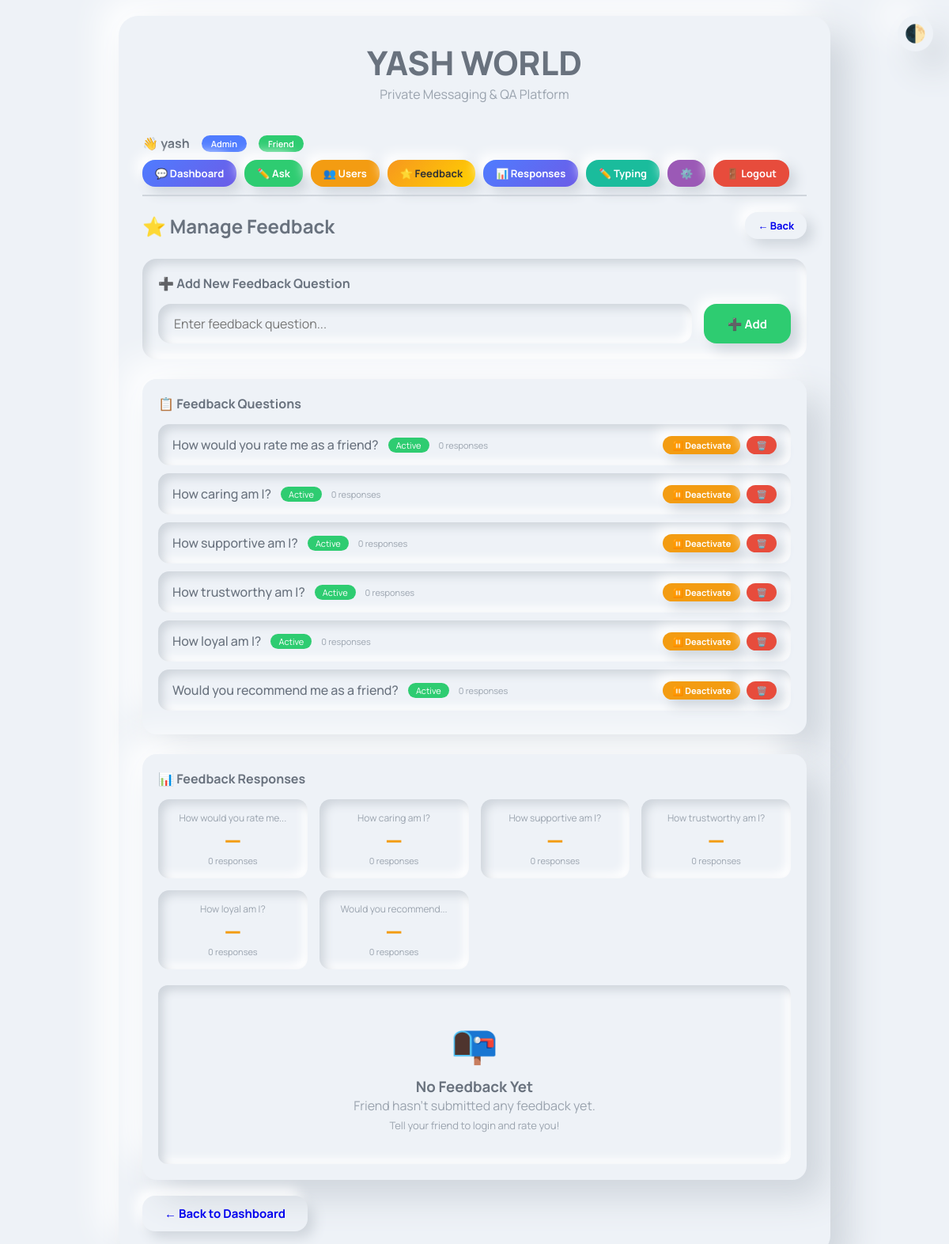
/admin/feedback (signed in), run on the app's committed database.
### app.py (models this page shows, shortened)
class SiteSettings(db.Model):
    id = db.Column(db.Integer, primary_key=True)
    site_title = db.Column(db.String(200), default='YASH WORLD')
    site_tagline = db.Column(db.String(200), default='Private Messaging Platform')
    welcome_message = db.Column(db.Text)
    created_at = db.Column(db.DateTime, default=datetime.utcnow)

class User(UserMixin, db.Model):
    id = db.Column(db.Integer, primary_key=True)
    username = db.Column(db.String(80), unique=True, nullable=False)
    password_hash = db.Column(db.String(200), nullable=False)
    is_admin = db.Column(db.Boolean, default=False)
    is_friend = db.Column(db.Boolean, default=False)
    created_at = db.Column(db.DateTime, default=datetime.utcnow)
    last_login = db.Column(db.DateTime)
    questions = db.relationship('Question', backref='asker', lazy=True)
    replies = db.relationship('Reply', backref='replier', lazy=True)

class FeedbackQuestion(db.Model):
    id = db.Column(db.Integer, primary_key=True)
    question = db.Column(db.String(500), nullable=False)
    is_active = db.Column(db.Boolean, default=True)
    created_at = db.Column(db.DateTime, default=datetime.utcnow)

### app.py (the view)
@app.route('/admin/feedback', methods=['GET'])
@login_required
@admin_required
def admin_feedback():
    questions = FeedbackQuestion.query.order_by(FeedbackQuestion.created_at.desc()).all()
    responses = FeedbackResponse.query.order_by(FeedbackResponse.created_at.desc()).all()
    return render_template('admin_feedback.html',
        questions=questions,
        responses=responses
    )

### app.py (called while the page is built)
@login_manager.user_loader
def load_user(user_id):
    return User.query.get(int(user_id))

def admin_required(f):
    @wraps(f)
    def decorated_function(*args, **kwargs):
        if not current_user.is_authenticated or not current_user.is_admin:
            flash('You need admin access for this page.', 'danger')
            return redirect(url_for('dashboard'))
        return f(*args, **kwargs)
    return decorated_function

@app.context_processor
def utility_processor():
    def get_site_settings():
        settings = SiteSettings.query.first()
        if not settings:
            settings = SiteSettings()
            db.session.add(settings)
            db.session.commit()
        return settings
    return dict(get_site_settings=get_site_settings)

### templates/admin_feedback.html (shortened to what this page needs)
{% extends "base.html" %}
{% block content %}
<div style="display: flex; justify-content: space-between; align-items: center; flex-wrap: wrap; gap: 15px; margin-bottom: 25px;">
    <h2 style="color: var(--text-secondary);">⭐ Manage Feedback</h2>
    <a href="{{ url_for('dashboard') }}" class="btn btn-secondary btn-sm">← Back</a>
</div>
<div style="padding: 20px; border-radius: 18px; background: var(--bg-primary); box-shadow: var(--inset-shadow); margin-bottom: 25px;">
    <h4 style="color: var(--text-secondary); margin-bottom: 15px;">➕ Add New Feedback Question</h4>
    <form method="post" action="{{ url_for('add_feedback_question') }}" style="display: flex; gap: 15px; flex-wrap: wrap;">
        <input type="text" name="question" required placeholder="Enter feedback question..."
               style="flex: 1; min-width: 250px; padding: 14px 20px; border: none; border-radius: 16px; background: var(--bg-primary); box-shadow: var(--inset-shadow); font-size: 16px; color: var(--text-primary); outline: none; font-family: var(--font-family);">
        <button type="submit" class="btn btn-success" style="padding: 14px 30px;">➕ Add</button>
    </form>
</div>
<div style="padding: 20px; border-radius: 18px; background: var(--bg-primary); box-shadow: var(--card-shadow); margin-bottom: 25px;">
    <h4 style="color: var(--text-secondary); margin-bottom: 15px;">📋 Feedback Questions</h4>
    {% if questions %}
        {% for q in questions %}
        <div style="padding: 14px 18px; border-radius: 14px; background: var(--bg-primary); box-shadow: var(--inset-shadow); margin-bottom: 10px; display: flex; justify-content: space-between; align-items: center; flex-wrap: wrap; gap: 10px;">
            <div style="display: flex; align-items: center; gap: 12px; flex-wrap: wrap;">
                <span style="font-weight: 500; color: var(--text-secondary);">{{ q.question }}</span>
                <span style="font-size: 11px; padding: 2px 10px; border-radius: 12px; {% if q.is_active %}background: var(--accent-green); color: white;{% else %}background: var(--accent-red); color: white;{% endif %}">
                    {{ 'Active' if q.is_active else 'Inactive' }}
                </span>
                <span style="color: var(--text-muted); font-size: 11px;">{{ q.responses|length }} responses</span>
            </div>
            <div style="display: flex; gap: 8px; flex-wrap: wrap;">
                <form method="post" action="{{ url_for('toggle_feedback_question', q_id=q.id) }}" style="display: inline;">
                    <button type="submit" class="btn btn-sm {% if q.is_active %}btn-warning{% else %}btn-success{% endif %}" style="padding: 4px 12px; font-size: 11px;">
                        {% if q.is_active %}⏸️ Deactivate{% else %}▶️ Activate{% endif %}
                    </button>
                </form>
                <form method="post" action="{{ url_for('delete_feedback_question', q_id=q.id) }}" style="display: inline;" onsubmit="return confirm('Delete this feedback question?');">
                    <button type="submit" class="btn btn-danger btn-sm" style="padding: 4px 12px; font-size: 11px;">🗑️</button>
                </form>
            </div>
        </div>
        {% endfor %}
    {% else %}
        <p style="color: var(--text-muted); text-align: center; padding: 20px;">No feedback questions added yet.</p>
    {% endif %}
</div>
<div style="padding: 20px; border-radius: 18px; background: var(--bg-primary); box-shadow: var(--card-shadow);">
    <h4 style="color: var(--text-secondary); margin-bottom: 15px;">📊 Feedback Responses</h4>
    <div style="display: grid; grid-template-columns: repeat(auto-fit, minmax(150px, 1fr)); gap: 15px; margin-bottom: 20px;">
        {% for q in questions %}
        <div style="padding: 15px; border-radius: 14px; background: var(--bg-primary); box-shadow: var(--inset-shadow); text-align: center;">
            <div style="font-size: 12px; color: var(--text-muted);">{{ q.question|truncate(25) }}</div>
            <div style="font-size: 28px; font-weight: 800; color: var(--accent-yellow);">
                {% set total = q.responses|sum(attribute='rating') %}
                {% set count = q.responses|length %}
                {% if count > 0 %}{{ "%.1f"|format(total / count) }}{% else %}—{% endif %}
            </div>
            <div style="font-size: 11px; color: var(--text-muted);">{{ count }} responses</div>
        </div>
        {% endfor %}
    </div>
    {% if responses %}
        {% for response in responses %}
        <div style="padding: 14px 18px; border-radius: 14px; background: var(--bg-primary); box-shadow: var(--inset-shadow); margin-bottom: 12px;">
            <div style="display: flex; justify-content: space-between; align-items: start; flex-wrap: wrap; gap: 10px;">
                <div>
                    <strong style="color: var(--accent-blue);">{{ response.user.username }}</strong>
                    <span style="color: var(--text-muted); font-size: 12px; margin-left: 10px;">{{ response.created_at.strftime('%d %b %Y, %H:%M') }}</span>
                </div>
                <div style="font-size: 20px; color: var(--accent-yellow);">
                    {% for i in range(response.rating) %}⭐{% endfor %}
                </div>
            </div>
            <div style="color: var(--text-secondary); margin-top: 5px; font-size: 14px;">
                <strong>Q:</strong> {{ response.question.question }}
            </div>
            {% if response.comment %}
            <div style="margin-top: 8px; padding: 10px 14px; background: var(--bg-primary); box-shadow: var(--inset-shadow); border-radius: 10px; color: var(--text-secondary); font-style: italic;">
                💬 "{{ response.comment }}"
            </div>
            {% endif %}
        </div>
        {% endfor %}
    {% else %}
        <div style="text-align: center; padding: 40px; background: var(--bg-primary); box-shadow: var(--inset-shadow); border-radius: 12px;">
            <div style="font-size: 48px;">📭</div>
            <h3 style="color: var(--text-secondary); margin-top: 10px;">No Feedback Yet</h3>
            <p style="color: var(--text-muted);">Friend hasn't submitted any feedback yet.</p>
            <p style="color: var(--text-muted); font-size: 13px; margin-top: 5px;">Tell your friend to login and rate you!</p>
        </div>
    {% endif %}
</div>
<div style="margin-top: 20px;">
    <a href="{{ url_for('dashboard') }}" class="btn btn-secondary">← Back to Dashboard</a>
</div>
{% endblock %}

### templates/base.html (shortened to what this page needs)
<!DOCTYPE html>
<html lang="en">
<head>
</head>
<body>
<button class="dark-mode-toggle" onclick="toggleDarkMode()">🌓</button>
<div class="container">
    <div class="card">
        <div class="header">
            <h1>{% block header_title %}{{ get_site_settings().site_title if get_site_settings() else 'YASH WORLD' }}{% endblock %}</h1>
            <p>{% block header_tagline %}{{ get_site_settings().site_tagline if get_site_settings() else 'Private Messaging Platform' }}{% endblock %}</p>
        </div>
        {% if current_user.is_authenticated %}
        <div class="user-nav">
            <div class="user-info">
                <span>👋 <strong>{{ current_user.username }}</strong></span>
                {% if current_user.is_admin %}<span class="badge badge-admin">Admin</span>{% endif %}
                {% if current_user.is_friend %}<span class="badge badge-friend">Friend</span>{% endif %}
            </div>
            <div style="display: flex; gap: 10px; flex-wrap: wrap;">
                <a href="{{ url_for('dashboard') }}" class="btn btn-primary btn-sm">💬 Dashboard</a>
                {% if current_user.is_admin %}
                <a href="{{ url_for('ask_question') }}" class="btn btn-success btn-sm">✏️ Ask</a>
                <a href="{{ url_for('admin_users') }}" class="btn btn-warning btn-sm">👥 Users</a>
                <a href="{{ url_for('admin_feedback') }}" class="btn btn-gold btn-sm">⭐ Feedback</a>
                <a href="{{ url_for('admin_responses') }}" class="btn btn-primary btn-sm">📊 Responses</a>
                <a href="{{ url_for('admin_typing_text') }}" class="btn btn-sm" style="background: var(--accent-teal); color: white;">✏️ Typing</a>
                <a href="{{ url_for('admin_settings') }}" class="btn btn-sm" style="background: var(--accent-purple); color: white;">⚙️</a>
                {% else %}
                <button onclick="toggleFeedback()" class="btn btn-gold btn-sm">⭐ Rate Me</button>
                {% endif %}
                <a href="{{ url_for('logout') }}" class="btn btn-danger btn-sm">🚪 Logout</a>
            </div>
        </div>
        {% endif %}
        {% block content %}{% endblock %}
    </div>
</div>
</body>
</html>

### templates/base.html (style rules this page uses)
:root { --bg-primary: #eef2f7; --bg-secondary: #ffffff; --text-primary: #646d79; --text-secondary: #69727e; --text-muted: #9aa3ae; --shadow-light: #cfd5dc; --shadow-dark: #ffffff; --card-bg: #eef2f7; --accent-blue: #4f7cff; --accent-green: #2ecc71; --accent-red: #e74c3c; --accent-yellow: #f39c12; --accent-purple: #9b59b6; --accent-orange: #e67e22; --accent-pink: #e84393; --accent-teal: #1abc9c; --font-family: 'Manrope', sans-serif; --card-shadow: 22px 22px 44px var(--shadow-light), -22px -22px 44px var(--shadow-dark); --inset-shadow: inset 6px 6px 12px var(--shadow-light), inset -6px -6px 12px var(--shadow-dark); --gradient-primary: linear-gradient(135deg, #4f7cff, #6c5ce7); --gradient-gold: linear-gradient(135deg, #f7971e, #ffd200); }
* { margin: 0; padding: 0; box-sizing: border-box; }
body { font-family: var(--font-family); background: var(--bg-primary); min-height: 100vh; padding: 20px; color: var(--text-primary); transition: background 0.35s ease; }
.container { max-width: 900px; margin: 0 auto; }
.card { padding: 30px; border-radius: 25px; background: var(--card-bg); box-shadow: var(--card-shadow); margin-bottom: 20px; }
.header { text-align: center; margin-bottom: 30px; }
.header h1 { font-size: 42px; font-weight: 800; color: var(--text-secondary); }
.header p { color: var(--text-muted); font-size: 16px; }
.btn { padding: 12px 28px; font-size: 15px; font-weight: 700; border: none; border-radius: 16px; cursor: pointer; transition: all 0.3s ease; display: inline-flex; align-items: center; gap: 8px; text-decoration: none; font-family: var(--font-family); box-shadow: 8px 8px 16px var(--shadow-light), -8px -8px 16px var(--shadow-dark); }
.btn-primary { background: var(--gradient-primary); color: white; }
.btn-success { background: var(--accent-green); color: white; }
.btn-danger { background: var(--accent-red); color: white; }
.btn-warning { background: var(--accent-yellow); color: white; }
.btn-gold { background: var(--gradient-gold); color: #333; }
.btn-sm { padding: 8px 16px; font-size: 13px; }
.dark-mode-toggle { position: fixed; top: 20px; right: 20px; width: 45px; height: 45px; border-radius: 50%; border: none; background: var(--card-bg); box-shadow: var(--card-shadow); cursor: pointer; font-size: 22px; transition: all 0.3s ease; z-index: 100; }
.user-nav { display: flex; justify-content: space-between; align-items: center; flex-wrap: wrap; gap: 10px; padding: 10px 0; border-bottom: 2px solid var(--shadow-light); margin-bottom: 20px; }
.user-nav .user-info { display: flex; align-items: center; gap: 15px; flex-wrap: wrap; }
.user-nav .user-info .badge { padding: 3px 12px; border-radius: 20px; font-size: 11px; font-weight: 600; color: white; }
.badge-admin { background: var(--accent-blue); }
.badge-friend { background: var(--accent-green); }

### data on the page
SiteSettings: site_title "YASH WORLD", site_tagline "Private Messaging & QA Platform"
User: username "yash"
FeedbackQuestion: question "How would you rate me as a friend?", is_active "Active", responses|length "0", shows "⏸️ Deactivate", question "How would you rate me...", count "0"
FeedbackQuestion: question "How caring am I?", is_active "Active", responses|length "0", shows "⏸️ Deactivate", count "0"
FeedbackQuestion: question "How supportive am I?", is_active "Active", responses|length "0", shows "⏸️ Deactivate", count "0"
FeedbackQuestion: question "How trustworthy am I?", is_active "Active", responses|length "0", shows "⏸️ Deactivate", count "0"
FeedbackQuestion: question "How loyal am I?", is_active "Active", responses|length "0", shows "⏸️ Deactivate", count "0"
FeedbackQuestion: question "Would you recommend me as a friend?", is_active "Active", responses|length "0", shows "⏸️ Deactivate", question "Would you recommend...", count "0"
